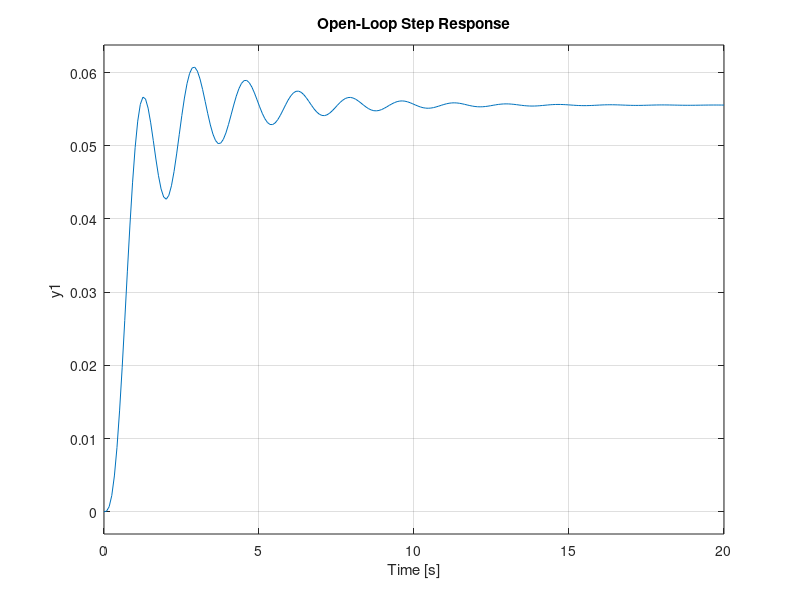
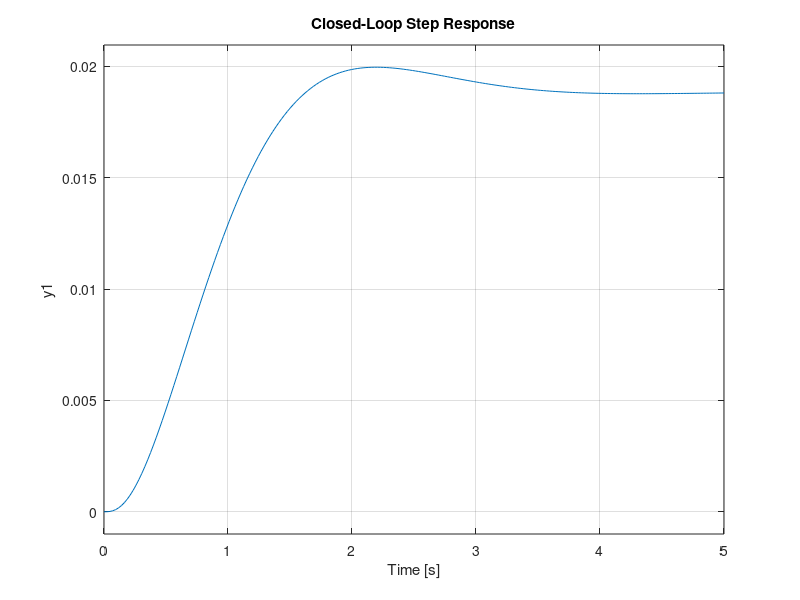
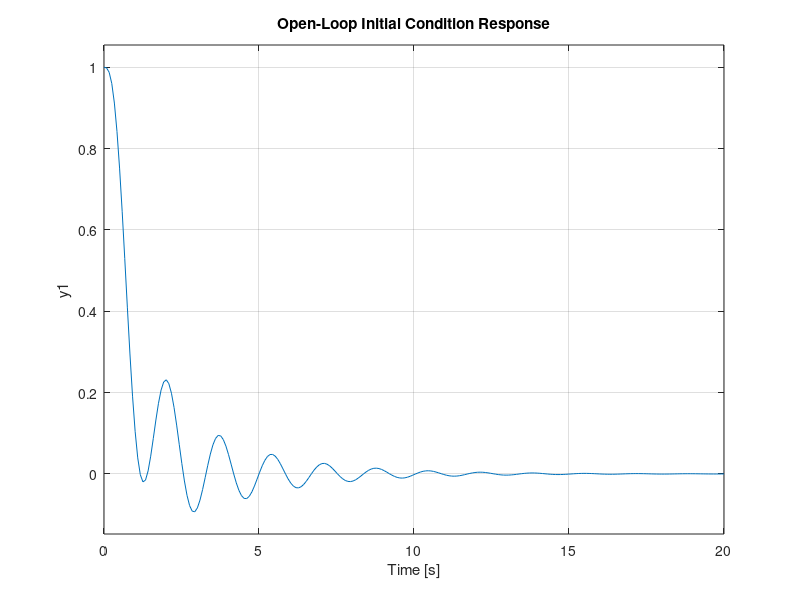
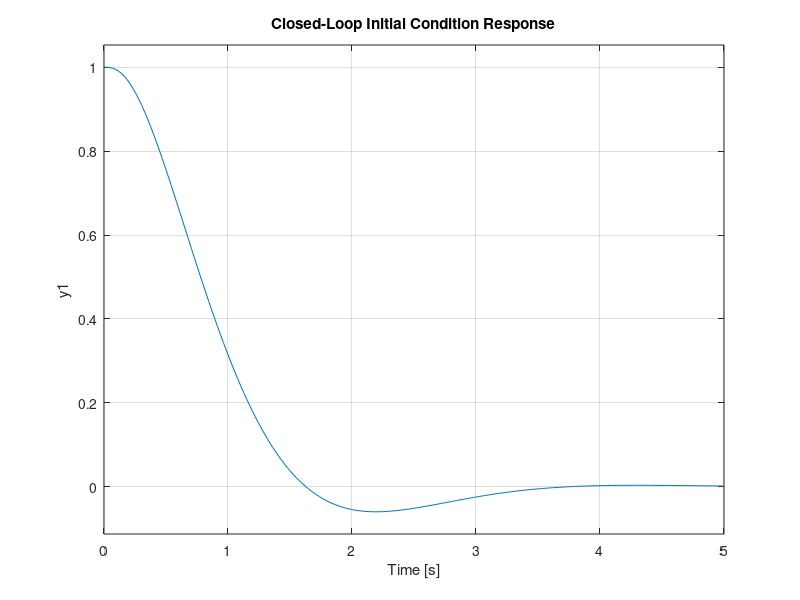

These charts were generated, in order, by the following MATLAB code:
clear all
close all
clc
% the system:
A = [0 1 0; 0 0 1; -18 -15 -2];
B = [0; 0; 1];
C = [1 0 0];
D = 0;

% poles
domPoles = [-1.33 + 1.488i, -1.33 - 1.488i];
thirdPole = -13.33;
desired_poles = [domPoles, thirdPole];

% find gain K
K = place(A, B, desired_poles);

% make the closed system
A_cl = A - B * K;

%Open-loop step response
sys_open = ss(A, B, C, D);
figure;
step(sys_open);
title('Open-Loop Step Response');

% Closed-loop step response
sys_closed = ss(A_cl, B, C, D);
figure;
step(sys_closed);
title('Closed-Loop Step Response');

% Open-loop initial condition response
x0 = [1; 0; 0];
figure;
initial(sys_open, x0);
title('Open-Loop Initial Condition Response');

% Closed-loop initial condition response
figure;
initial(sys_closed, x0);
title('Closed-Loop Initial Condition Response');

